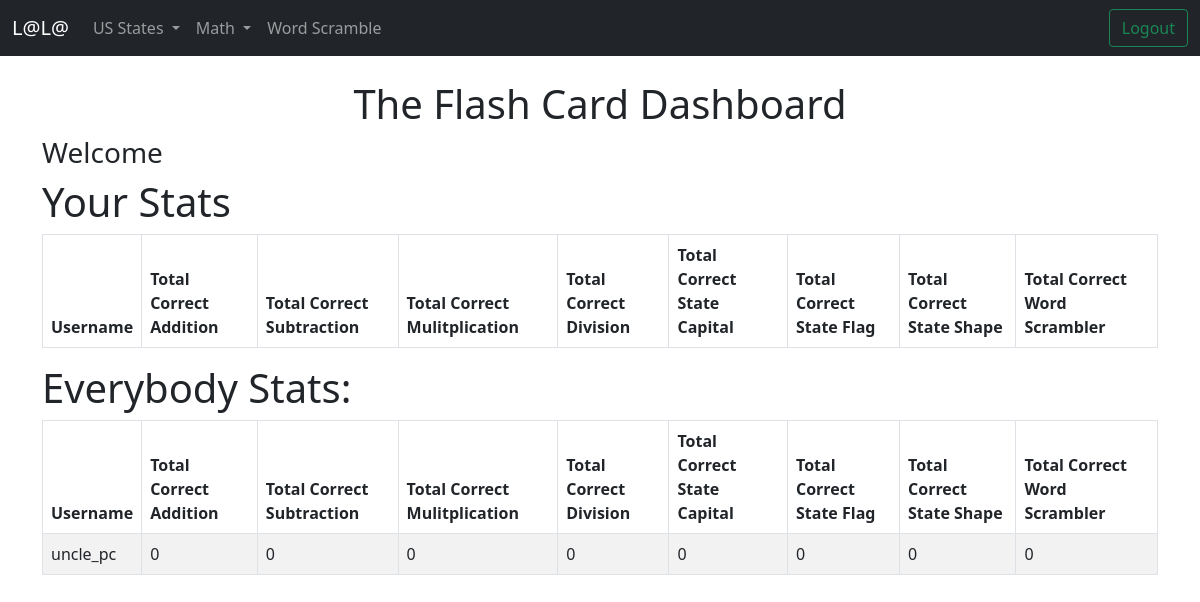
Before: /flashcards/ with the older database file.
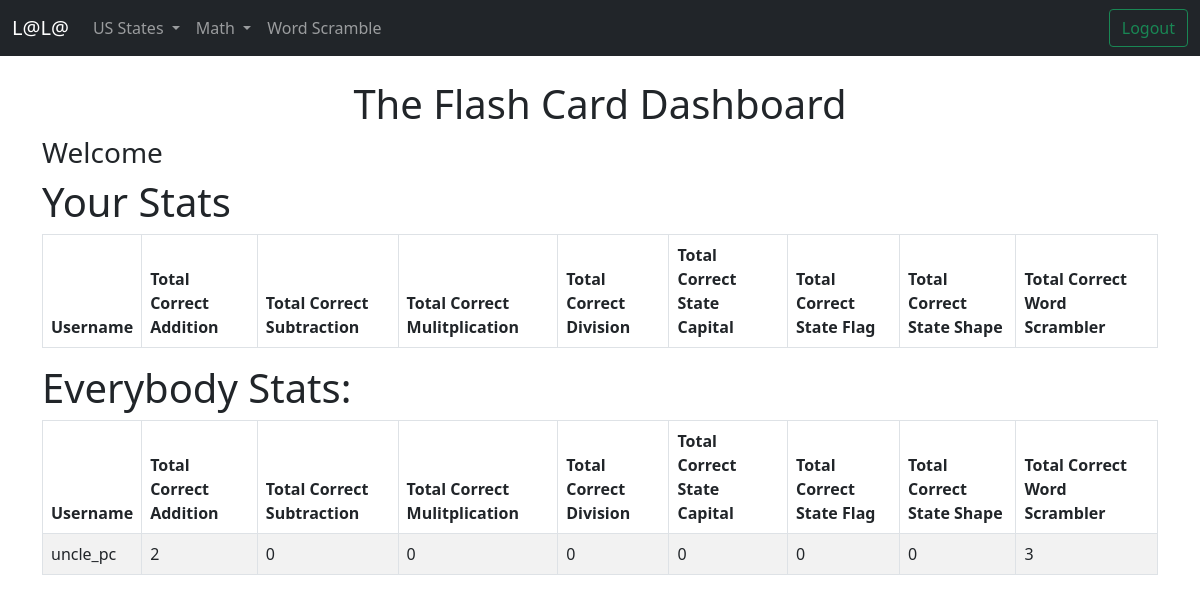
After: the same page with the newer database file.
### flash_card_login_app/models.py (models this page shows, shortened)
class User(models.Model):
    first_name = models.CharField(max_length = 255)
    last_name = models.CharField(max_length = 255)
    email = models.EmailField(max_length = 255)
    password = models.CharField(max_length = 60)
    username = models.CharField(max_length = 255, null=True, blank=True)
    add_count =  models.IntegerField('Correct Addition', default=0, blank=True,)
    div_count =  models.IntegerField('Correct Dvision',default=0, blank=True,)
    multi_count = models.IntegerField('Correct Multiplication',default=0,blank=True)
    sub_count = models.IntegerField('Correct Subtraction', default=0,blank=True,)
    capital_count = models.IntegerField('Correct State capitals',default=0, blank=True,)
    flag_count = models.IntegerField('Correct State flags',default=0, blank=True,)
    shape_count = models.IntegerField('Correct State shapes',default=0, blank=True,)
    word_scram_count = models.IntegerField('Correct Word Scrambler',default=0, blank=True,)
    created_at = models.DateTimeField(auto_now_add = True)
    updated_at = models.DateTimeField(auto_now = True)
    objects = UserManager()

### flash_card_app/views.py (the view)
# urls.py: path('', views.home, name='home'),
def home(request):
    context = {
        'user' : User.objects.all(),
    }
    return render(request, 'home.html', context)

### flash_card_app/templates/home.html (shortened to what this page needs)
{% extends 'base.html' %} {% block content%}
<center>
    <h1>The Flash Card Dashboard</h1>
</center>
<h3>Welcome {{request.session.greeting}}</h3>
<h1>Your Stats</h1>
<table class="table table-striped table-hover table-bordered">
    <thead>
        <tr>
            <th>Username</th>
            <th>Total Correct Addition</th>
            <th>Total Correct Subtraction</th>
            <th>Total Correct Mulitplication</th>
            <th>Total Correct Division</th>
            <th>Total Correct State Capital</th>
            <th>Total Correct State Flag</th>
            <th>Total Correct State Shape</th>
            <th>Total Correct Word Scrambler</th>
        </tr>
    </thead>
</table>
<h1>Everybody Stats: </h1>
<table class="table table-striped table-hover table-bordered">
    <thead>
        <tr>
            <th>Username</th>
            <th>Total Correct Addition</th>
            <th>Total Correct Subtraction</th>
            <th>Total Correct Mulitplication</th>
            <th>Total Correct Division</th>
            <th>Total Correct State Capital</th>
            <th>Total Correct State Flag</th>
            <th>Total Correct State Shape</th>
            <th>Total Correct Word Scrambler</th>
        </tr>
    </thead>
    <tbody>
        {% for individual in user %}
        <tr>
            <td>{{ individual.username }}</td>
            <td>{{ individual.add_count }}</td>
            <td>{{ individual.sub_count }}</td>
            <td>{{ individual.multi_count }}</td>
            <td>{{ individual.div_count }}</td>
            <td>{{ individual.capital_count }}</td>
            <td>{{ individual.flag_count }}</td>
            <td>{{ individual.shape_count }}</td>
            <td>{{ individual.word_scram_count }}</td>
        </tr>
        {% endfor %}
    </tbody>
</table>
<br> {% endblock %}

### flash_card_app/templates/base.html (shortened to what this page needs)
<!doctype html>
<html lang="en">
<head>
    <link href="https://cdn.jsdelivr.net/npm/bootstrap@5.0.1/dist/css/bootstrap.min.css" rel="stylesheet">
</head>
<body>
    {% include 'navbar.html' %}
    <br>
    <div class="container">
        {% block content %} {% endblock %}
    </div>
</body>
</html>

### flash_card_app/templates/navbar.html (shortened to what this page needs)
<nav class="navbar navbar-expand-lg navbar-dark bg-dark">
    <div class="container-fluid">
        <a class="navbar-brand" href="{% url 'home' %}">L@L@</a>
        <div class="collapse navbar-collapse" id="navbarSupportedContent">
            <ul class="navbar-nav me-auto mb-2 mb-lg-0">
                <li class="nav-item dropdown">
                    <a class="nav-link dropdown-toggle" href="#" id="navbarDropdown" role="button" data-bs-toggle="dropdown" aria-expanded="false">
            US States
            </a>
                </li>
                <li class="nav-item dropdown">
                    <a class="nav-link dropdown-toggle" href="#" id="navbarDropdown" role="button" data-bs-toggle="dropdown" aria-expanded="false">
            Math
            </a>
                </li>
                <li class="nav-item">
                    <a class="nav-link" href="{% url 'word-scramble' %}" tabindex="-1" aria-disabled="true">Word Scramble</a>
                </li>
            </ul>
            <form class="d-flex">
                <a href="{% url 'logout' %}" class="btn btn-outline-success"> Logout</a>
            </form>
        </div>
    </div>
</nav>

Changed rows visible on the page:
changed User "uncle_pc": add_count "0" → "2"; word_scram_count "0" → "3"
